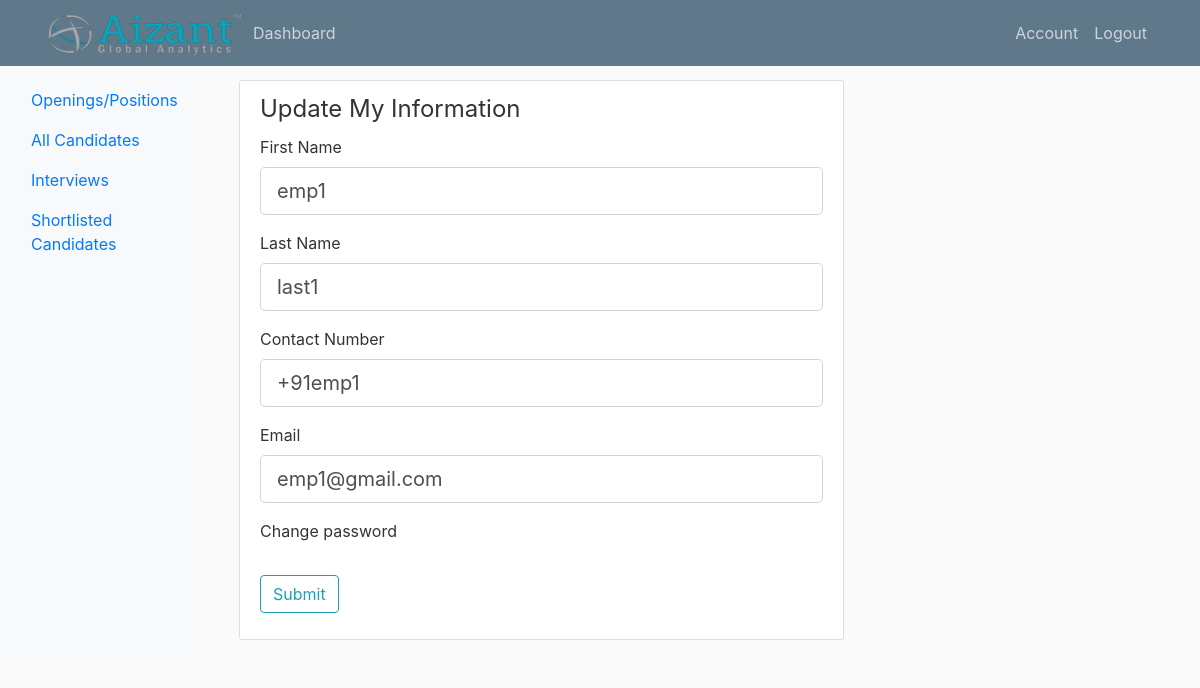
Before: /update (signed in) with the older database file.
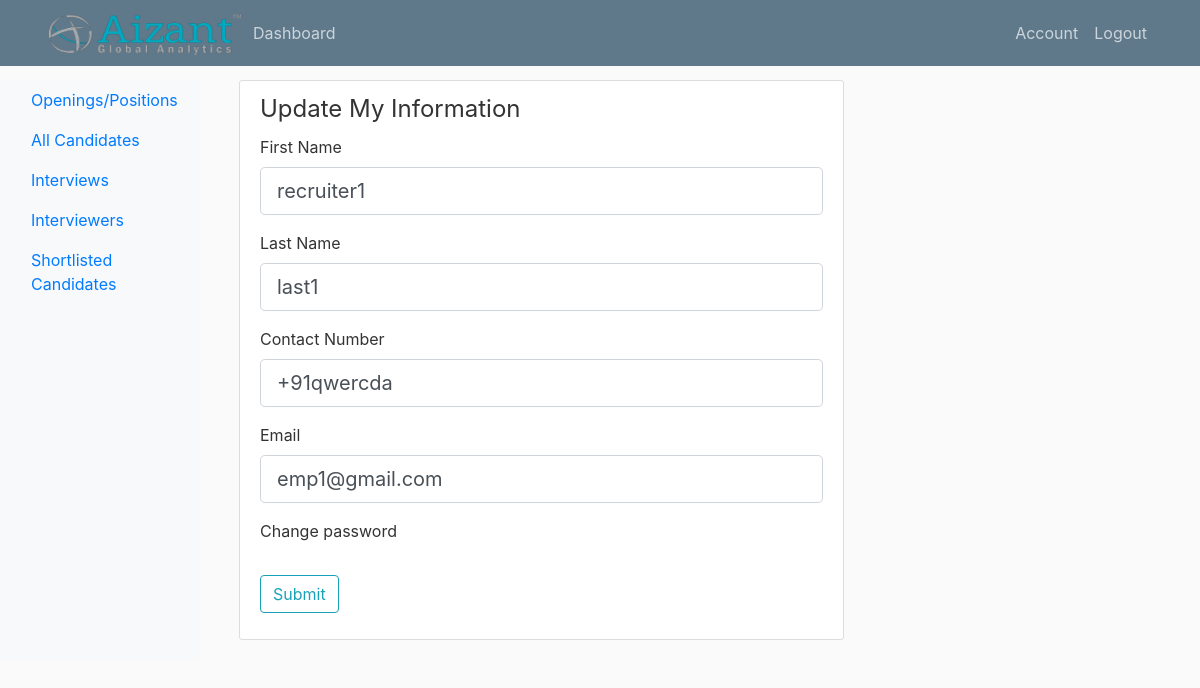
After: the same page with the newer database file.
### app/models.py (models this page shows, shortened)
class Employee(db.Model, UserMixin):
    id = db.Column(db.Integer, primary_key=True)
    first_name = db.Column(db.String(30))
    last_name = db.Column(db.String(30))
    contact_number = db.Column(db.String(10))
    email = db.Column(db.String(100), unique=True)
    password = db.Column(db.String(255))
    position = db.Column(db.String(20))
    role = db.Column(db.String(20))
    recruiter = db.relationship('Recruiter', backref='employee', uselist=False)
    interviewer = db.relationship('Interviewer', backref='employee', uselist=False)
    manager = db.relationship('Manager', backref='employee', uselist=False)

### app/routes.py (the view)
@app.route('/update', methods=['GET', 'POST'])
def update_info():  # PS: this works for all employees :)
    form = CreateNewEmployeeForm()
    if request.method == 'POST':
        changes = False
        if current_user.first_name != form.first_name.data:
            current_user.first_name = form.first_name.data
            changes = True
        if current_user.last_name != form.last_name.data:
            current_user.last_name = form.last_name.data
            changes = True
        if current_user.contact_number != form.contact_number.data:
            current_user.contact_number = form.contact_number.data
            changes = True
        if current_user.email != form.email.data:
            current_user.email = form.email.data
            changes = True
        if changes:
            db.session.add(current_user)
            db.session.commit()
    else:
        form.first_name.data = current_user.first_name
        form.last_name.data = current_user.last_name
        form.contact_number.data = current_user.contact_number
        form.email.data = current_user.email
    return render_template('update_self.html', form=form)

### app/forms.py
class CreateNewEmployeeForm(FlaskForm):
    first_name = StringField('First Name')
    last_name = StringField('Last Name')
    contact_number = StringField('Contact Number')
    email = StringField('Email')
    submit = SubmitField('Submit')

### app/models.py (called while the page is built)
@login_manager.user_loader
def load_user(employee_id):
    return Employee.query.get(int(employee_id))

### app/templates/update_self.html (shortened to what this page needs)
{% extends 'layout.html' %}
{% block content %}
    <div class="content-section">
        <legend class="border-bottom-b-mb-4">
            Update My Information
        </legend>
        <form method="post">
            <fieldset class="form-group">
                <div class="form-group">
                {{ form.first_name.label(class="form-control-label") }}
                {%  if form.first_name.errors %}
                    {{ form.first_name(class="form-control form-control-lg is-invalid") }}
                    <div class="invalid-feedback">
                        {%  for error in form.first_name.errors %}
                            <span> {{ error }}</span>
                        {% endfor %}
                    </div>
                {% else %}
                    {{ form.first_name(class="form-control form-control-lg") }}
                {% endif %}
            </div>
            <div class="form-group">
                {{ form.last_name.label(class="form-control-label") }}
                {%  if form.last_name.errors %}
                    {{ form.last_name(class="form-control form-control-lg is-invalid") }}
                    <div class="invalid-feedback">
                        {%  for error in form.last_name.errors %}
                            <span> {{ error }}</span>
                        {% endfor %}
                    </div>
                {% else %}
                    {{ form.last_name(class="form-control form-control-lg") }}
                {% endif %}
            </div>
            <div class="form-group">
                {{ form.contact_number.label(class="form-control-label") }}
                {%  if form.contact_number.errors %}
                    {{ form.contact_number(class="form-control form-control-lg is-invalid") }}
                    <div class="invalid-feedback">
                        {%  for error in form.contact_number.errors %}
                            <span> {{ error }}</span>
                        {% endfor %}
                    </div>
                {% else %}
                    {{ form.contact_number(class="form-control form-control-lg") }}
                {% endif %}
            </div>
            <div class="form-group">
                {{ form.email.label(class="form-control-label") }}
                {%  if form.email.errors %}
                    {{ form.email(class="form-control form-control-lg is-invalid") }}
                    <div class="invalid-feedback">
                        {%  for error in form.email.errors %}
                            <span> {{ error }}</span>
                        {% endfor %}
                    </div>
                {% else %}
                    {{ form.email(class="form-control form-control-lg") }}
                {% endif %}
            </div>
           <p>Change password</p>
            </fieldset>
            <div class="form-group">
                {{ form.submit(class="btn btn-outline-info") }}
            </div>
        </form>
    </div>
{% endblock %}

Changed rows visible on the page:
changed Employee "last1": role "Interviewer" → "Recruiter" (drawn); first_name "emp1" → "recruiter1"; contact_number "+91emp1" → "+91qwercda"
Other visible differences:
text now shown: "Interviewers"
